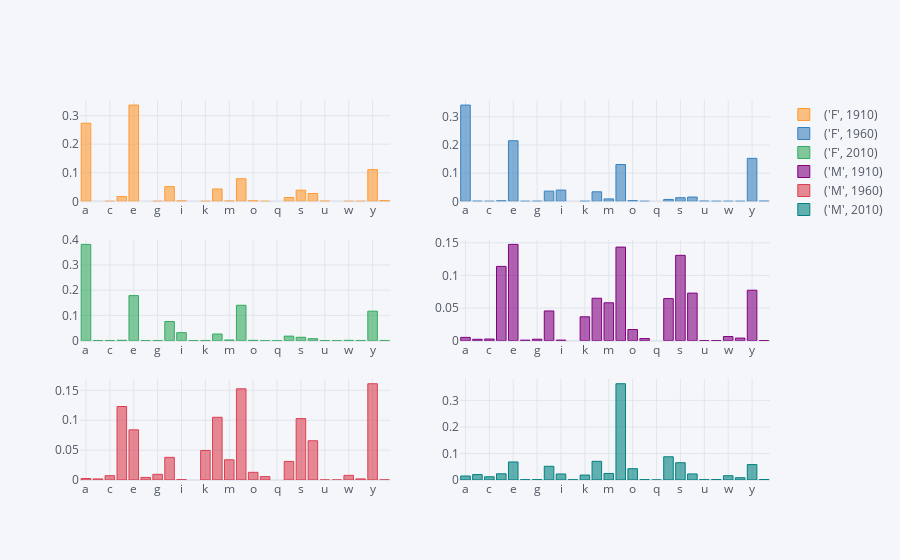

Notebook code for this chart:
### Code cell
letter_prop.iplot(kind='bar', subplots=True)

### Figure 1 — Plotly figure (JSON) as saved in the notebook; plotly's stock layout.template omitted (floating-point values rounded to 4 significant figures)
{"data": [{"marker": {"color": "rgba(255, 153, 51, 0.6)", "line": {"color": "rgba(255, 153, 51, 1.0)", "width": 1}}, "name": "('F', 1910)", "orientation": "v", "text": "", "type": "bar", "x": ["a", "b", "c", "d", "e", "f", "g", "h", "i", "j", "k", "l", "m", "n", "o", "p", "q", "r", "s", "t", "u", "v", "w", "x", "y", "z"], "xaxis": "x", "y": [0.2734, "", 1.261e-05, 0.01703, 0.3369, "", 0.0001438, 0.05153, 0.001526, "", 0.0001211, 0.04319, 0.001201, 0.07924, 0.00166, 1.766e-05, "", 0.01339, 0.03904, 0.02744, 0.0006836, "", 2.018e-05, 1.514e-05, 0.111, 0.002439], "yaxis": "y"}, {"marker": {"color": "rgba(55, 128, 191, 0.6)", "line": {"color": "rgba(55, 128, 191, 1.0)", "width": 1}}, "name": "('F', 1960)", "orientation": "v", "text": "", "type": "bar", "x": ["a", "b", "c", "d", "e", "f", "g", "h", "i", "j", "k", "l", "m", "n", "o", "p", "q", "r", "s", "t", "u", "v", "w", "x", "y", "z"], "xaxis": "x2", "y": [0.3419, 0.0003432, 2.423e-05, 0.001844, 0.2151, 9.891e-06, 0.0001573, 0.03622, 0.03997, "", 0.0001558, 0.03387, 0.008613, 0.1307, 0.002439, 2.324e-05, "", 0.006764, 0.01276, 0.0152, 0.0005742, 6.033e-05, 3.116e-05, 3.66e-05, 0.1526, 0.0006592], "yaxis": "y2"}, {"marker": {"color": "rgba(50, 171, 96, 0.6)", "line": {"color": "rgba(50, 171, 96, 1.0)", "width": 1}}, "name": "('F', 2010)", "orientation": "v", "text": "", "type": "bar", "x": ["a", "b", "c", "d", "e", "f", "g", "h", "i", "j", "k", "l", "m", "n", "o", "p", "q", "r", "s", "t", "u", "v", "w", "x", "y", "z"], "xaxis": "x3", "y": [0.3812, 0.0002558, 0.0005378, 0.001482, 0.1784, 5.514e-05, 0.0003735, 0.07585, 0.03173, 9.039e-05, 0.0003559, 0.02636, 0.002588, 0.1402, 0.001243, 1.99e-05, 3.013e-05, 0.01803, 0.01333, 0.00783, 0.0004173, 0.0001165, 0.001182, 0.0007271, 0.1168, 0.0007038], "yaxis": "y3"}, {"marker": {"color": "rgba(128, 0, 128, 0.6)", "line": {"color": "rgba(128, 0, 128, 1.0)", "width": 1}}, "name": "('M', 1910)", "orientation": "v", "text": "", "type": "bar", "x": ["a", "b", "c", "d", "e", "f", "g", "h", "i", "j", "k", "l", "m", "n", "o", "p", "q", "r", "s", "t", "u", "v", "w", "x", "y", "z"], "xaxis": "x4", "y": [0.005031, 0.002116, 0.002482, 0.1139, 0.1476, 0.0007827, 0.00225, 0.04556, 0.0008445, "", 0.03658, 0.06502, 0.05804, 0.1434, 0.01707, 0.003172, "", 0.06448, 0.1308, 0.07288, 0.0001236, 0.0001133, 0.006329, 0.003965, 0.07735, 0.0001699], "yaxis": "y4"}, {"marker": {"color": "rgba(219, 64, 82, 0.6)", "line": {"color": "rgba(219, 64, 82, 1.0)", "width": 1}}, "name": "('M', 1960)", "orientation": "v", "text": "", "type": "bar", "x": ["a", "b", "c", "d", "e", "f", "g", "h", "i", "j", "k", "l", "m", "n", "o", "p", "q", "r", "s", "t", "u", "v", "w", "x", "y", "z"], "xaxis": "x5", "y": [0.00244, 0.001834, 0.007257, 0.1229, 0.08385, 0.004325, 0.009488, 0.03791, 0.000603, "", 0.04938, 0.1049, 0.03383, 0.1525, 0.01283, 0.005675, "", 0.03103, 0.1027, 0.06565, 5.721e-05, 3.658e-05, 0.007711, 0.001851, 0.161, 0.0001838], "yaxis": "y5"}, {"marker": {"color": "rgba(0, 128, 128, 0.6)", "line": {"color": "rgba(0, 128, 128, 1.0)", "width": 1}}, "name": "('M', 2010)", "orientation": "v", "text": "", "type": "bar", "x": ["a", "b", "c", "d", "e", "f", "g", "h", "i", "j", "k", "l", "m", "n", "o", "p", "q", "r", "s", "t", "u", "v", "w", "x", "y", "z"], "xaxis": "x6", "y": [0.01498, 0.02047, 0.01218, 0.02339, 0.06796, 0.001188, 0.001404, 0.05167, 0.02263, 0.0007685, 0.01854, 0.07037, 0.02466, 0.3628, 0.04268, 0.001269, 0.0001802, 0.08748, 0.06514, 0.02286, 0.001221, 0.001434, 0.01615, 0.008614, 0.05817, 0.001831], "yaxis": "y6"}], "layout": {"autosize": true, "legend": {"bgcolor": "#F5F6F9", "font": {"color": "#4D5663"}}, "paper_bgcolor": "#F5F6F9", "plot_bgcolor": "#F5F6F9", "title": {"font": {"color": "#4D5663"}}, "xaxis": {"anchor": "y", "autorange": true, "domain": [0, 0.45], "gridcolor": "#E1E5ED", "range": [-0.5, 25.5], "showgrid": true, "tickfont": {"color": "#4D5663"}, "title": {"font": {"color": "#4D5663"}, "text": ""}, "type": "category", "zerolinecolor": "#E1E5ED"}, "xaxis2": {"anchor": "y2", "autorange": true, "domain": [0.55, 1], "gridcolor": "#E1E5ED", "range": [-0.5, 25.5], "showgrid": true, "tickfont": {"color": "#4D5663"}, "title": {"font": {"color": "#4D5663"}, "text": ""}, "type": "category", "zerolinecolor": "#E1E5ED"}, "xaxis3": {"anchor": "y3", "autorange": true, "domain": [0, 0.45], "gridcolor": "#E1E5ED", "range": [-0.5, 25.5], "showgrid": true, "tickfont": {"color": "#4D5663"}, "title": {"font": {"color": "#4D5663"}, "text": ""}, "type": "category", "zerolinecolor": "#E1E5ED"}, "xaxis4": {"anchor": "y4", "autorange": true, "domain": [0.55, 1], "gridcolor": "#E1E5ED", "range": [-0.5, 25.5], "showgrid": true, "tickfont": {"color": "#4D5663"}, "title": {"font": {"color": "#4D5663"}, "text": ""}, "type": "category", "zerolinecolor": "#E1E5ED"}, "xaxis5": {"anchor": "y5", "autorange": true, "domain": [0, 0.45], "gridcolor": "#E1E5ED", "range": [-0.5, 25.5], "showgrid": true, "tickfont": {"color": "#4D5663"}, "title": {"font": {"color": "#4D5663"}, "text": ""}, "type": "category", "zerolinecolor": "#E1E5ED"}, "xaxis6": {"anchor": "y6", "autorange": true, "domain": [0.55, 1], "gridcolor": "#E1E5ED", "range": [-0.5, 25.5], "showgrid": true, "tickfont": {"color": "#4D5663"}, "title": {"font": {"color": "#4D5663"}, "text": ""}, "type": "category", "zerolinecolor": "#E1E5ED"}, "yaxis": {"anchor": "x", "autorange": true, "domain": [0.7333, 1], "gridcolor": "#E1E5ED", "range": [0, 0.3547], "showgrid": true, "tickfont": {"color": "#4D5663"}, "title": {"font": {"color": "#4D5663"}, "text": ""}, "type": "linear", "zerolinecolor": "#E1E5ED"}, "yaxis2": {"anchor": "x2", "autorange": true, "domain": [0.7333, 1], "gridcolor": "#E1E5ED", "range": [0, 0.3598], "showgrid": true, "tickfont": {"color": "#4D5663"}, "title": {"font": {"color": "#4D5663"}, "text": ""}, "type": "linear", "zerolinecolor": "#E1E5ED"}, "yaxis3": {"anchor": "x3", "autorange": true, "domain": [0.3667, 0.6333], "gridcolor": "#E1E5ED", "range": [0, 0.4013], "showgrid": true, "tickfont": {"color": "#4D5663"}, "title": {"font": {"color": "#4D5663"}, "text": ""}, "type": "linear", "zerolinecolor": "#E1E5ED"}, "yaxis4": {"anchor": "x4", "autorange": true, "domain": [0.3667, 0.6333], "gridcolor": "#E1E5ED", "range": [0, 0.1553], "showgrid": true, "tickfont": {"color": "#4D5663"}, "title": {"font": {"color": "#4D5663"}, "text": ""}, "type": "linear", "zerolinecolor": "#E1E5ED"}, "yaxis5": {"anchor": "x5", "autorange": true, "domain": [0, 0.2667], "gridcolor": "#E1E5ED", "range": [0, 0.1695], "showgrid": true, "tickfont": {"color": "#4D5663"}, "title": {"font": {"color": "#4D5663"}, "text": ""}, "type": "linear", "zerolinecolor": "#E1E5ED"}, "yaxis6": {"anchor": "x6", "autorange": true, "domain": [0, 0.2667], "gridcolor": "#E1E5ED", "range": [0, 0.3819], "showgrid": true, "tickfont": {"color": "#4D5663"}, "title": {"font": {"color": "#4D5663"}, "text": ""}, "type": "linear", "zerolinecolor": "#E1E5ED"}}}
